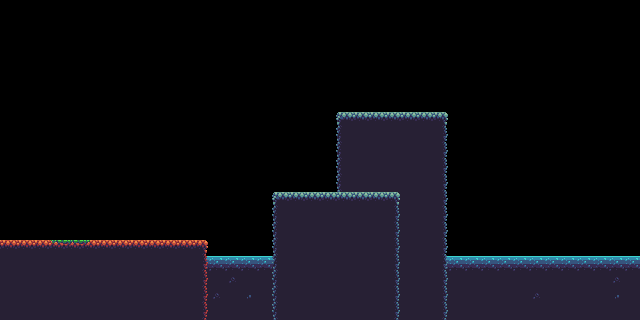

The image is a tile-based game level rendered from a .tmx file. Its description and complete source (layers, tilesets, objects, tile grids) follow:
An orthogonal 40x20 tile map with 16x16 px tiles, 2 tile layers (background, Platforms) and 3 objects.

<map version="1.2" tiledversion="1.2.4" orientation="orthogonal" renderorder="right-down" width="40" height="20" tilewidth="16" tileheight="16" infinite="0" nextlayerid="7" nextobjectid="4">
 <tileset firstgid="1" source="platformer_1.tsx" />
 <layer id="4" name="background" width="40" height="20">
  <data encoding="csv">
0,0,0,0,0,0,0,0,0,0,0,0,0,0,0,0,0,0,0,0,0,0,0,0,0,0,0,0,0,0,0,0,0,0,0,0,0,0,0,0,
0,0,0,0,0,0,0,0,0,0,0,0,0,0,0,0,0,0,0,0,0,0,0,0,0,0,0,0,0,0,0,0,0,0,0,0,0,0,0,0,
0,0,0,0,0,0,0,0,0,0,0,0,0,0,0,0,0,0,0,0,0,0,0,0,0,0,0,0,0,0,0,0,0,0,0,0,0,0,0,0,
0,0,0,0,0,0,0,0,0,0,0,0,0,0,0,0,0,0,0,0,0,0,0,0,0,0,0,0,0,0,0,0,0,0,0,0,0,0,0,0,
0,0,0,0,0,0,0,0,0,0,0,0,0,0,0,0,0,0,0,0,0,0,0,0,0,0,0,0,0,0,0,0,0,0,0,0,0,0,0,0,
0,0,0,0,0,0,0,0,0,0,0,0,0,0,0,0,0,0,0,0,0,0,0,0,0,0,0,0,0,0,0,0,0,0,0,0,0,0,0,0,
0,0,0,0,0,0,0,0,0,0,0,0,0,0,0,0,0,0,0,0,0,0,0,0,0,0,0,0,0,0,0,0,0,0,0,0,0,0,0,0,
0,0,0,0,0,0,0,0,0,0,0,0,0,0,0,0,0,0,0,0,0,0,0,0,0,0,0,0,0,0,0,0,0,0,0,0,0,0,0,0,
0,0,0,0,0,0,0,0,0,0,0,0,0,0,0,0,0,0,0,0,0,0,0,0,0,0,0,0,0,0,0,0,0,0,0,0,0,0,0,0,
0,0,0,0,0,0,0,0,0,0,0,0,0,0,0,0,0,0,0,0,0,0,0,0,0,0,0,0,0,0,0,0,0,0,0,0,0,0,0,0,
0,0,0,0,0,0,0,0,0,0,0,0,0,0,0,0,0,0,0,0,0,0,0,0,0,0,0,0,0,0,0,0,0,0,0,0,0,0,0,0,
0,0,0,0,0,0,0,0,0,0,0,0,0,0,0,0,0,0,0,0,0,0,0,0,0,0,0,0,0,0,0,0,0,0,0,0,0,0,0,0,
0,0,0,0,0,0,0,0,0,0,0,0,0,0,0,0,0,0,0,0,0,29,29,29,29,0,0,0,0,0,0,0,0,0,0,0,0,0,0,0,
0,0,0,0,0,0,0,0,0,0,0,0,0,0,0,0,0,0,0,0,0,0,0,0,29,0,0,0,0,0,0,0,0,0,0,0,0,0,0,0,
0,0,0,0,0,0,0,0,0,0,0,0,0,0,0,0,0,0,0,0,0,0,0,0,29,0,0,0,0,0,0,0,0,0,0,0,0,0,0,0,
0,0,0,0,0,0,0,0,0,0,0,0,0,0,0,0,0,0,0,0,0,0,0,0,29,0,0,0,0,0,0,0,0,0,0,0,0,0,0,0,
0,0,0,0,0,0,0,0,0,0,0,0,94,94,94,94,94,94,94,94,94,0,0,0,29,0,94,94,94,94,94,94,94,94,94,94,94,94,94,94,
0,0,0,0,0,0,0,0,0,0,0,0,29,29,111,29,29,29,29,0,0,0,0,0,29,0,0,29,29,29,29,29,29,29,29,29,29,29,111,29,
0,0,0,0,0,0,0,0,0,0,0,0,29,111,29,59,29,29,29,0,0,0,29,29,29,29,29,29,29,29,29,29,29,111,29,29,29,29,59,29,
0,0,0,0,0,0,0,0,0,0,0,0,29,29,29,29,29,29,0,0,0,0,0,0,29,0,29,29,29,29,29,29,29,29,29,29,29,29,29,29
</data>
 </layer>
 <layer id="5" name="Platforms" width="40" height="20">
  <data encoding="csv">
0,0,0,0,0,0,0,0,0,0,0,0,0,0,0,0,0,0,0,0,0,0,0,0,0,0,0,0,0,0,0,0,0,0,0,0,0,0,0,0,
0,0,0,0,0,0,0,0,0,0,0,0,0,0,0,0,0,0,0,0,0,0,0,0,0,0,0,0,0,0,0,0,0,0,0,0,0,0,0,0,
0,0,0,0,0,0,0,0,0,0,0,0,0,0,0,0,0,0,0,0,0,0,0,0,0,0,0,0,0,0,0,0,0,0,0,0,0,0,0,0,
0,0,0,0,0,0,0,0,0,0,0,0,0,0,0,0,0,0,0,0,0,0,0,0,0,0,0,0,0,0,0,0,0,0,0,0,0,0,0,0,
0,0,0,0,0,0,0,0,0,0,0,0,0,0,0,0,0,0,0,0,0,0,0,0,0,0,0,0,0,0,0,0,0,0,0,0,0,0,0,0,
0,0,0,0,0,0,0,0,0,0,0,0,0,0,0,0,0,0,0,0,0,0,0,0,0,0,0,0,0,0,0,0,0,0,0,0,0,0,0,0,
0,0,0,0,0,0,0,0,0,0,0,0,0,0,0,0,0,0,0,0,0,0,0,0,0,0,0,0,0,0,0,0,0,0,0,0,0,0,0,0,
0,0,0,0,0,0,0,0,0,0,0,0,0,0,0,0,0,0,0,0,0,45,46,46,46,46,46,47,0,0,0,0,0,0,0,0,0,0,0,0,
0,0,0,0,0,0,0,0,0,0,0,0,0,0,0,0,0,0,0,0,0,62,29,29,29,29,29,64,0,0,0,0,0,0,0,0,0,0,0,0,
0,0,0,0,0,0,0,0,0,0,0,0,0,0,0,0,0,0,0,0,0,62,29,29,29,29,29,64,0,0,0,0,0,0,0,0,0,0,0,0,
0,0,0,0,0,0,0,0,0,0,0,0,0,0,0,0,0,0,0,0,0,62,29,29,29,29,29,64,0,0,0,0,0,0,0,0,0,0,0,0,
0,0,0,0,0,0,0,0,0,0,0,0,0,0,0,0,0,0,0,0,0,62,29,29,29,29,29,64,0,0,0,0,0,0,0,0,0,0,0,0,
0,0,0,0,0,0,0,0,0,0,0,0,0,0,0,0,0,45,46,46,46,46,46,46,47,29,29,64,0,0,0,0,0,0,0,0,0,0,0,0,
0,0,0,0,0,0,0,0,0,0,0,0,0,0,0,0,0,62,29,29,29,29,29,29,64,29,29,64,0,0,0,0,0,0,0,0,0,0,0,0,
0,0,0,0,0,0,0,0,0,0,0,0,0,0,0,0,0,62,29,29,29,29,29,29,64,29,29,64,0,0,0,0,0,0,0,0,0,0,0,0,
12,12,12,8,9,10,12,12,12,12,12,12,13,0,0,0,0,62,29,29,29,29,29,29,64,29,29,64,0,0,0,0,0,0,0,0,0,0,0,0,
29,29,29,29,29,29,29,29,29,29,29,29,30,0,0,0,0,62,29,29,29,29,29,29,64,29,29,64,0,0,0,0,0,0,0,0,0,0,0,0,
29,29,29,29,29,29,29,29,29,29,29,29,30,0,0,0,0,62,29,29,29,29,29,29,64,29,29,64,0,0,0,0,0,0,0,0,0,0,0,0,
29,29,29,29,29,29,29,29,29,29,29,29,30,0,0,0,0,62,29,29,29,29,29,29,64,29,29,64,0,0,0,0,0,0,0,0,0,0,0,0,
29,29,29,29,29,29,29,29,29,29,29,29,30,0,0,0,0,62,29,29,29,29,29,29,64,29,29,64,0,0,0,0,0,0,0,0,0,0,0,0
</data>
 </layer>
 <objectgroup id="3" name="COLLISION">
  <object id="1" x="1" y="240.5" width="205" height="11" />
  <object id="2" x="273" y="192" width="126" height="10" />
  <object id="3" x="336.5" y="112.5" width="110.5" height="9.5" />
 </objectgroup>
 <objectgroup id="6" name="BOUNDS" />
</map>
